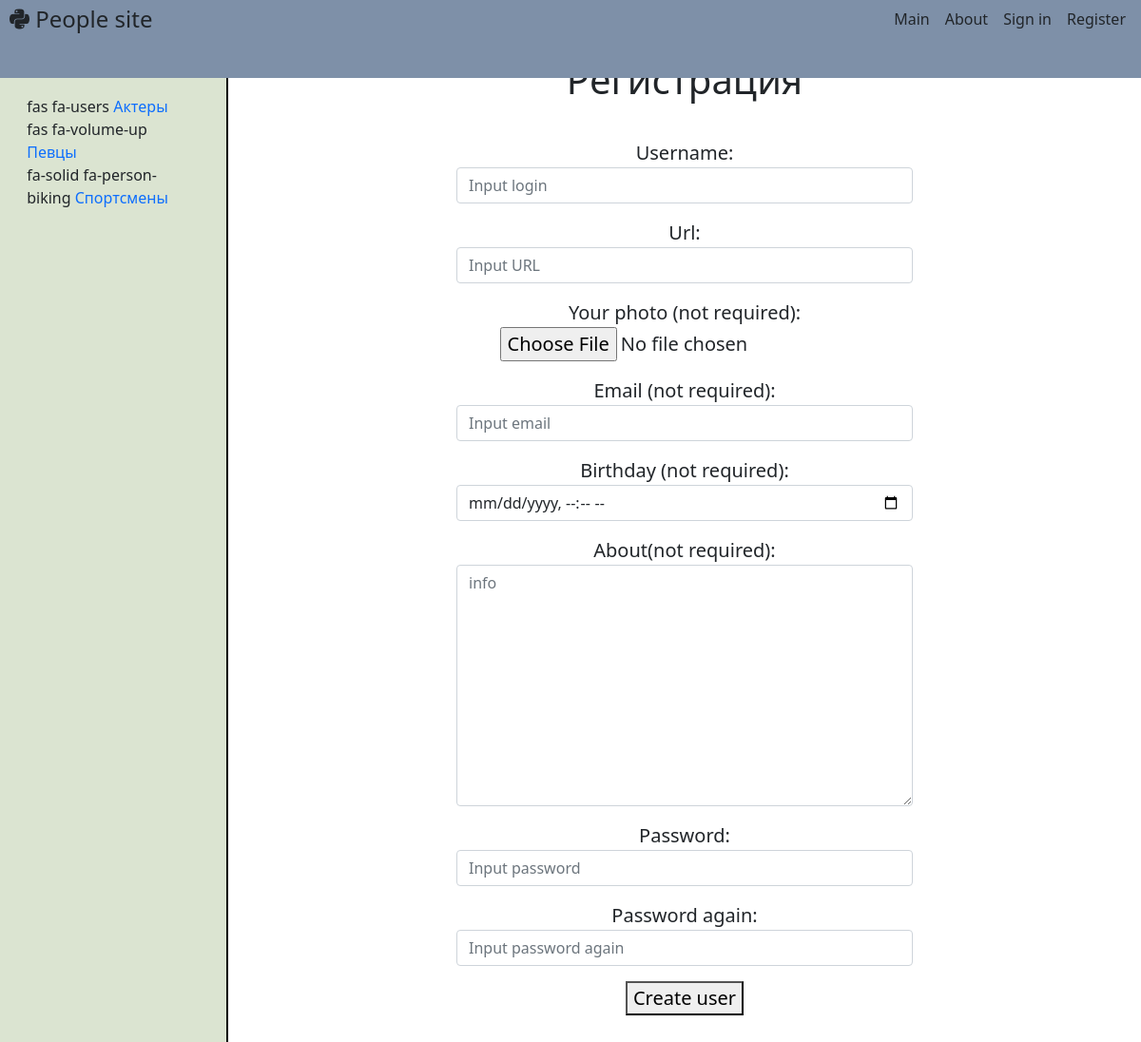
Page /register/ on the earlier database version.
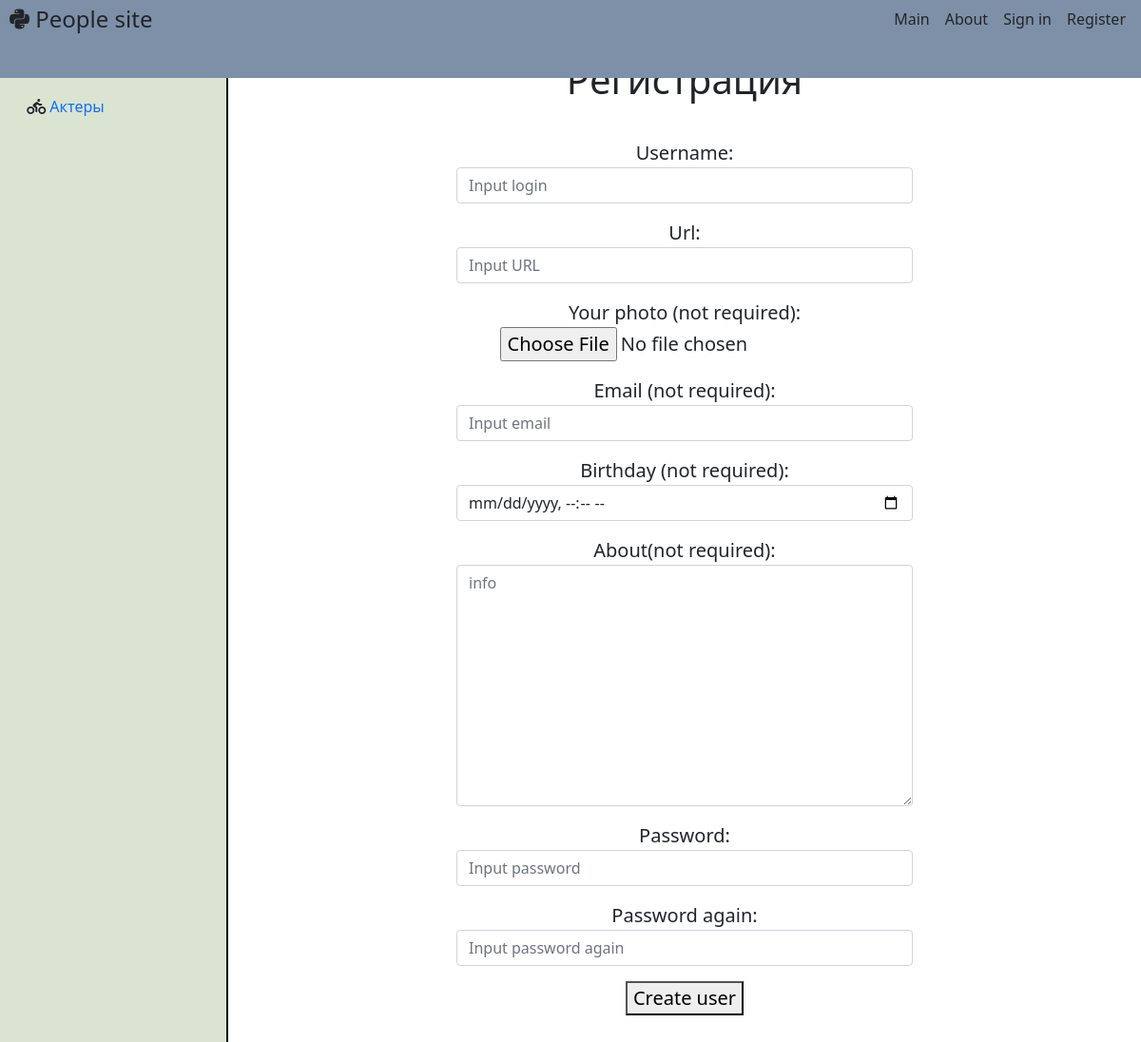
Same page on the later database version.
### people/models.py (models this page shows, shortened)
class Category(models.Model):
    name = models.CharField(max_length=50, db_index=True, verbose_name='Название')
    slug = models.SlugField(max_length=50, unique=True, db_index=True, verbose_name='URL')
    logo = models.CharField(max_length=255, verbose_name='logo', null=True)
    def get_absolute_url(self):
        return reverse('category', kwargs={'cat_slug': self.slug})
    def get_html_logo(self):
        return mark_safe(f'{self.logo}')
    class Meta:
        verbose_name = 'category'
        verbose_name_plural = 'categories'
        ordering = ['name']

### people/views.py (the view, shortened to what this page needs)
# urls.py: path('register/', RegisterUser.as_view(), name='register'),
class RegisterUser(DataMixin, CreateView):
    form_class = RegisterUserForm
    template_name = 'people/registration.html'
    success_url = reverse_lazy('main')
    def get_context_data(self, **kwargs):
        context = super().get_context_data(**kwargs)
        c_def = self.get_user_context(title='Регистрация')
        return dict(list(context.items()) + list(c_def.items()))

### people/templatetags/people_tags.py (called while the page is built)
@register.inclusion_tag('people/list_categories.html')
def show_categories(sort=None, is_selected=0):
    if not sort:
        cats = Category.objects.all()
        cats = cats.annotate(Count('people'))
    else:
        cats = Category.objects.order_by(sort)
        cats = cats.annotate(Count('people'))
    return {'cats': cats, 'is_selected': is_selected}

### people/utils.py (called while the page is built)
    def get_user_context(self, **kwargs):
        context = kwargs
        user_menu = menu.copy()
        if not self.request.user.is_authenticated:
            user_menu.pop(1)
        context['menu'] = user_menu
        if 'is_selected' not in context:
            context['is_selected'] = 0
        return context

### people/templates/people/registration.html (shortened to what this page needs)
{% extends 'people/base.html' %}
{% block main %}
<h1>{{title}}</h1><br>
    <form method="post" enctype="multipart/form-data">
    <div class="add-post">
        {% for el in form %}
        <p><label for="{{el.id_for_label}}">{{ el.label }}:</label> {{ el }}</p>
        {% endfor %}
    </div>
    <button type="submit">Create user</button>
    </form>
{% endblock %}

### people/templates/people/base.html (shortened to what this page needs)
{% load static %}
{% load people_tags %}
<!DOCTYPE html>
<html lang="en">
<head>
    <link rel="stylesheet" href="{% static 'people/css/style.css' %}">
    <link rel="stylesheet" href="https://cdn.jsdelivr.net/npm/bootstrap@5.1.3/dist/css/bootstrap.min.css">
    </head>
<body>
<aside>
    {% show_categories 'name' is_selected %}
</aside>
<header>
    <div class="d-flex flex-column flex-md-row align-items-center mb-4">
      <a href="{% url 'main' %}" class="d-flex align-items-center text-dark text-decoration-none">
        <span class="fs-4"><i class="fa-brands fa-python"></i>  People site</span>
      </a>
      <nav class="d-inline-flex mt-2 mt-md-0 ms-md-auto">
          {% for el in menu %}
                <a class="me-3 py-2 text-dark text-decoration-none" href="{% url el.url_name %}">{{ el.title }}</a>
          {% endfor %}
          {% if not request.user.is_authenticated %}
                <a class="me-3 py-2 text-dark text-decoration-none" href="{% url 'sign_in' %}">Sign in</a>
                <a class="me-3 py-2 text-dark text-decoration-none" href="{% url 'register' %}">Register</a>
          {% endif %}
      </nav>
    </div>
</header>
<div class="home">
    <main>
        {% block main %}
        {% endblock %}
    </main>
</div>
</body>
</html>

### people/templates/people/list_categories.html (shortened to what this page needs)
{% if is_selected == 0 %}
    <p> Все люди</p>
{% else %}
    <p><i class="fas fa-globe-americas"></i><a href="{% url 'main' %}"> Все люди</a></p>
{% endif %}
<ul>
{% for el in cats %}
    {% if el.people__count > 0 %}
        {% if el.pk == is_selected %}
            <li>{{ el.get_html_logo }} {{ el.name }}</li>
        {% else %}
            <li>{{ el.get_html_logo }}<a href="{{ el.get_absolute_url }}"> {{ el.name }}</a></li>
        {% endif %}
    {% endif %}
{% endfor %}
</ul>

### people/static/people/css/style.css (style rules this page uses)
.home { height: 100%; background-color: white; }
aside { background-color: #DBE4D1; padding-top: 5%; padding-left: 2%; height: 100%; position: fixed; width: 20%; border-right: 2px solid black; }
.add-post { width: 50%; margin-left: 25%; }
body aside ul { list-style: none; position: relative; right: 13%; }
ul { list-style: none; }
body a { text-decoration: none; }
header { position: fixed; height: 7.5%; background-color: #7E90A8; width: 100%; }
main { padding-top: 5%; width: 80%; margin-left: 20%; font-size: 20px; text-align: center; float: top; }
.fs-4 { margin-left: 10px; }

Differences in the rows shown:
removed Category: get_html_logo "fas fa-users", name "Актеры"
removed Category: get_html_logo "fas fa-volume-up", name "Певцы"
removed Category: get_html_logo "fa-solid fa-person-biking", name "Спортсмены"
added Category: name "Актеры"
